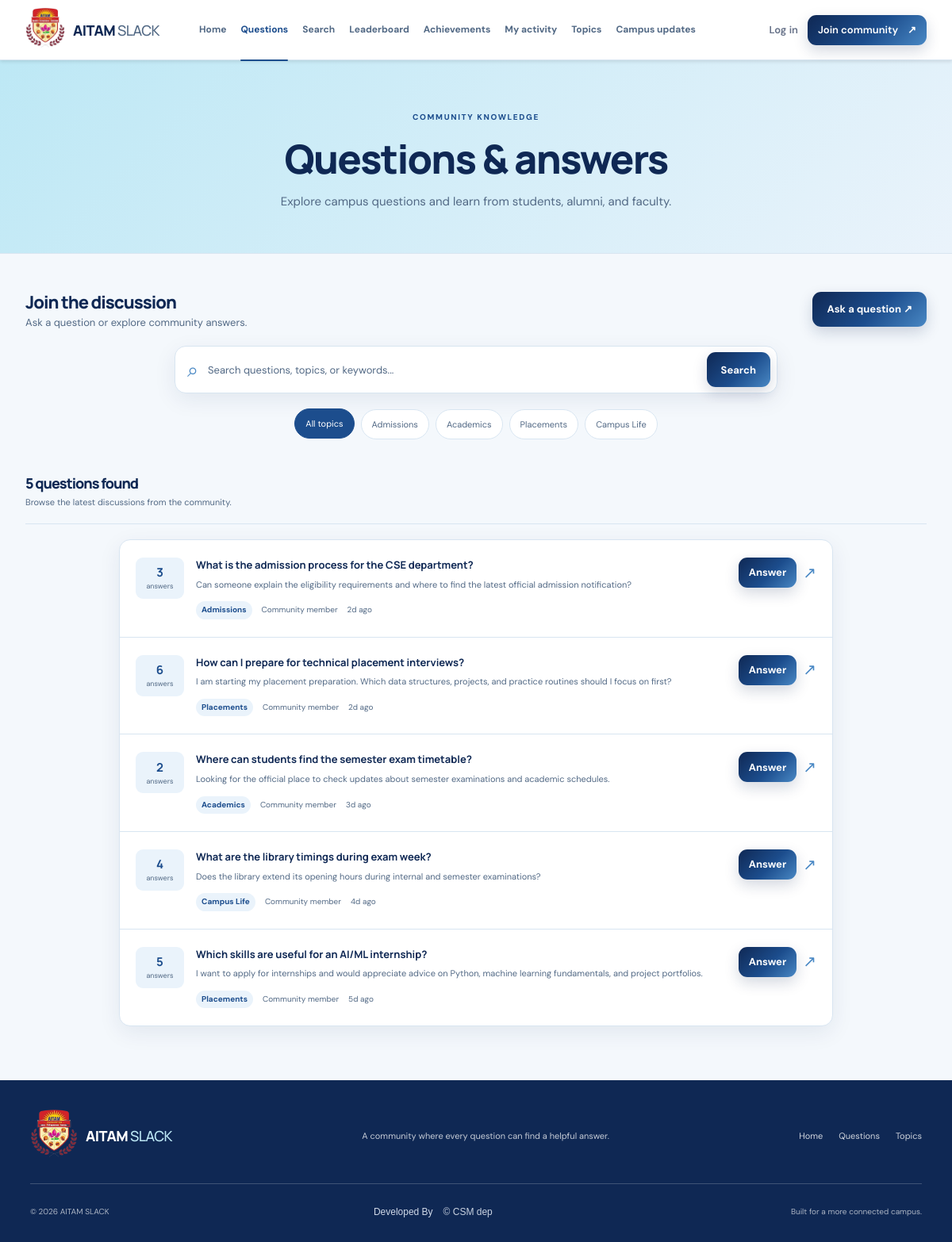
The page /questions.php on the database its author committed.
### tables this page shows
CREATE TABLE IF NOT EXISTS categories (
  id INT UNSIGNED AUTO_INCREMENT PRIMARY KEY,
  name VARCHAR(80) NOT NULL,
  slug VARCHAR(100) NOT NULL UNIQUE,
  description VARCHAR(255) NOT NULL,
  icon VARCHAR(12) NOT NULL DEFAULT '•',
  color VARCHAR(20) NOT NULL DEFAULT 'violet',
  sort_order INT NOT NULL DEFAULT 0,
  is_active TINYINT(1) NOT NULL DEFAULT 1
);

CREATE TABLE IF NOT EXISTS questions (
  id BIGINT UNSIGNED AUTO_INCREMENT PRIMARY KEY,
  user_id BIGINT UNSIGNED NULL,
  category_id INT UNSIGNED NOT NULL,
  title VARCHAR(220) NOT NULL,
  body TEXT NOT NULL,
  moderation_status ENUM('pending','allowed','review','blocked') NOT NULL DEFAULT 'allowed',
  status ENUM('draft','pending_review','published','rejected','archived') NOT NULL DEFAULT 'published',
  created_at TIMESTAMP NOT NULL DEFAULT CURRENT_TIMESTAMP,
  updated_at TIMESTAMP NULL DEFAULT NULL ON UPDATE CURRENT_TIMESTAMP,
  CONSTRAINT fk_questions_user FOREIGN KEY (user_id) REFERENCES users(id) ON DELETE SET NULL,
  CONSTRAINT fk_questions_category FOREIGN KEY (category_id) REFERENCES categories(id)
);

### includes/functions.php (called while the page is built, shortened)
<?php
function db(): PDO {
 static $pdo=null; if($pdo instanceof PDO)return $pdo;
 $pdo=new PDO('mysql:host='.DB_HOST.';dbname='.DB_NAME.';charset=utf8mb4',DB_USER,DB_PASS,[
  PDO::ATTR_ERRMODE=>PDO::ERRMODE_EXCEPTION,PDO::ATTR_DEFAULT_FETCH_MODE=>PDO::FETCH_ASSOC,PDO::ATTR_EMULATE_PREPARES=>false
 ]); return $pdo;
}
function e(?string $v):string{return htmlspecialchars($v??'',ENT_QUOTES|ENT_SUBSTITUTE,'UTF-8');}
function time_ago(string $d):string{$n=max(0,time()-strtotime($d));if($n<3600)return max(1,(int)($n/60)).'m ago';if($n<86400)return (int)($n/3600).'h ago';if($n<604800)return (int)($n/86400).'d ago';return date('M j',strtotime($d));}
function get_categories():array{return db()->query('SELECT id,name,slug,description,icon,color FROM categories WHERE is_active=1 ORDER BY sort_order,name')->fetchAll();}
function search_questions(string $q='',int $cat=0):array{$sql='SELECT q.id,q.title,q.body,q.created_at,c.name AS category_name,COALESCE(u.full_name,"Community member") AS author_name,(SELECT COUNT(*) FROM answers a WHERE a.question_id=q.id AND a.status="published") AS answer_count FROM questions q LEFT JOIN categories c ON c.id=q.category_id LEFT JOIN users u ON u.id=q.user_id WHERE q.status="published" AND q.moderation_status="allowed"';$p=[];if($q!==''){$sql.=' AND (q.title LIKE :s1 OR q.body LIKE :s2)';$p[':s1']='%'.$q.'%';$p[':s2']='%'.$q.'%';}if($cat>0){$sql.=' AND q.category_id=:cat';$p[':cat']=$cat;}$sql.=' ORDER BY q.created_at DESC LIMIT 100';$s=db()->prepare($sql);$s->execute($p);return $s->fetchAll();}

### questions.php (the view, shortened to what this page needs)
<?php
$selectedCategory = filter_input(INPUT_GET, 'category', FILTER_VALIDATE_INT) ?: 0;
$search = trim((string)($_GET['q'] ?? ''));
$categories = get_categories();
$questions = search_questions($search, $selectedCategory);
require __DIR__ . '/includes/header.php';
?>
<section class="page-hero"><span class="eyebrow">COMMUNITY KNOWLEDGE</span><h1>Questions & answers</h1><p>Explore campus questions and learn from students, alumni, and faculty.</p></section>
<section class="section-block question-explorer"><div class="section-heading compact"><div><h2>Join the discussion</h2><p>Ask a question or explore community answers.</p></div><a class="btn btn-primary" href="ask_question.php">Ask a question ↗</a></div>
  <form class="search-form" method="get" action="questions.php"><label class="sr-only" for="q">Search questions</label><span class="search-symbol">⌕</span><input id="q" name="q" value="<?= e($search) ?>" placeholder="Search questions, topics, or keywords..."><button class="btn btn-primary" type="submit">Search</button></form>
  <div class="filter-row"><a class="filter-chip <?= $selectedCategory===0?'active':'' ?>" href="questions.php">All topics</a><?php foreach($categories as $c): ?><a class="filter-chip <?= $selectedCategory===(int)$c['id']?'active':'' ?>" href="questions.php?category=<?= (int)$c['id'] ?>"><?= e($c['name']) ?></a><?php endforeach; ?></div>
  <div class="section-heading compact result-heading"><div><h2><?= count($questions) ?> <?= count($questions)===1?'question':'questions' ?> found</h2><p>Browse the latest discussions from the community.</p></div></div>
  <?php if (!$questions): ?><div class="empty-state"><span class="empty-icon">⌕</span><h3>No questions found</h3><p>Try a different keyword or choose another category.</p></div><?php else: ?>
  <div class="question-list"><?php foreach($questions as $q): ?>
    <article class="question-row" id="question-<?= (int)$q['id'] ?>"><div class="question-votes"><strong><?= (int)$q['answer_count'] ?></strong><span>answers</span></div><div class="question-main"><h3 class="question-title"><a href="question.php?id=<?= (int)$q['id'] ?>"><?= e($q['title']) ?></a></h3><p><?= e($q['body']) ?></p><div class="question-meta"><span class="topic-pill"><?= e($q['category_name']) ?></span><span><?= e($q['author_name']) ?></span><span><?= e(time_ago($q['created_at'])) ?></span></div></div><div class="question-row-actions"><a class="btn btn-primary btn-small" href="question.php?id=<?= (int)$q['id'] ?>#answer-form">Answer</a><a class="row-arrow" aria-label="View question" href="question.php?id=<?= (int)$q['id'] ?>">↗</a></div></article>
  <?php endforeach; ?></div><?php endif; ?>
</section>
<?php require __DIR__ . '/includes/footer.php'; ?>

### assets/phase3.css (style rules this page uses)
.question-title a { color:inherit;text-decoration:none }
:root { --ink:var(--text-primary); --muted:var(--text-secondary); --line:var(--border-color); --paper:var(--surface); --canvas:var(--page-bg); --purple:var(--color-primary); --purple-dark:var(--color-navy); --mint:var(--surface-soft); --shadow:var(--shadow-card); --border:var(--border-color); --card-bg:var(--surface); --card-bg-alt:var(--surface-soft); --text-link:var(--color-primary); --accent:var(--color-accent); --accent-soft-bg:var(--surface-soft); }
html { scroll-padding-top:96px }
body { background:var(--page-bg);color:var(--text-primary);font-family:"DM Sans",sans-serif }
a { color:var(--color-primary);text-underline-offset:3px;transition:color .2s ease }
button,input,select,textarea { font:inherit }
h1,h2,h3,h4 { color:var(--text-primary);text-wrap:balance }
p { overflow-wrap:anywhere }
.btn { min-height:44px;border-radius:11px;padding:11px 18px;font-size:13px;transition:transform .2s ease,box-shadow .2s ease,background-color .2s ease,border-color .2s ease }
.btn-primary { background:var(--gradient-primary);color:#fff;box-shadow:0 7px 18px rgba(15,40,84,.18) }
.btn-small { min-height:38px;padding:8px 13px }
.hero h1,.page-hero h1 { color:var(--color-navy) }
.hero-copy>p,.page-hero p { color:var(--text-secondary) }
.eyebrow { color:var(--color-primary) }
.stats-row span,.section-heading p,.cta-banner p { color:var(--text-secondary) }
.section-block { max-width:1320px;padding:68px 32px }
.section-heading h2,.cta-banner h2 { color:var(--color-navy) }
.question-list { border-color:var(--border-color);border-radius:var(--radius-md);box-shadow:var(--shadow-card) }
.question-row { border-color:var(--border-color) }
.question-votes { background:var(--surface-soft) }
.question-votes strong { color:var(--color-primary) }
.question-votes span,.question-main p,.question-meta { color:var(--text-secondary) }
.topic-pill { border-radius:999px;background:var(--surface-soft);color:var(--color-primary) }
.row-arrow { color:var(--color-accent);transition:transform .2s ease,color .2s ease }
.page-hero { background:var(--gradient-soft);border-color:var(--border-color);padding:58px 28px 52px }
.page-hero h1 { max-width:1000px;margin-left:auto;margin-right:auto;font-size:clamp(34px,4.2vw,52px);letter-spacing:-1.8px;line-height:1.16 }
.page-hero p { font-size:15px;line-height:1.75 }
.question-explorer { padding-top:42px }
.search-form { border-color:var(--border-color);border-radius:var(--radius-md);box-shadow:var(--shadow-card) }
.search-symbol { color:var(--color-accent) }
.search-form input,.search-form select { color:var(--text-primary) }
.search-form input::placeholder { color:var(--text-secondary) }
.filter-chip { min-height:38px;display:inline-flex;align-items:center;border-color:var(--border-color);color:var(--text-secondary);transition:background-color .2s ease,border-color .2s ease,color .2s ease,transform .2s ease }
.filter-chip:hover,.filter-chip.active { background:var(--color-primary);border-color:var(--color-primary);color:var(--surface);transform:translateY(-1px) }
.result-heading { border-color:var(--border-color) }
.question-row-actions { display:flex;align-items:center;gap:8px }
.question-row-actions .btn { white-space:nowrap }
.question-row-actions .row-arrow { font-size:20px }
.page-hero,.hero,.section-block,.profile-layout,.auth-shell,.content-columns,.cta-banner { animation:content-enter .45s ease both }
.question-list>.question-row,.question-grid>.question-card { animation:card-enter .38s ease both }
.question-list>.question-row:nth-child(2),.question-grid>.question-card:nth-child(2) { animation-delay:45ms }
.question-list>.question-row:nth-child(3),.question-grid>.question-card:nth-child(3) { animation-delay:90ms }
.question-list>.question-row:nth-child(4),.question-grid>.question-card:nth-child(4) { animation-delay:135ms }
.question-list>.question-row:nth-child(5),.question-grid>.question-card:nth-child(5) { animation-delay:180ms }

### rows shown on the page
categories: name "Admissions"
categories: name "Academics"
categories: name "Placements"
categories: name "Campus Life"
questions: answer_count "3", title "What is the admission process for the CSE department?", body "Can someone explain the eligibility requirements and where to find the latest official admission notification?", category.name "Admissions", author_name "Community member", created_at "2d ago"
questions: answer_count "6", title "How can I prepare for technical placement interviews?", body "I am starting my placement preparation. Which data structures, projects, and practice routines should I focus on first?", category.name "Placements", author_name "Community member", created_at "2d ago"
questions: answer_count "2", title "Where can students find the semester exam timetable?", body "Looking for the official place to check updates about semester examinations and academic schedules.", category.name "Academics", author_name "Community member", created_at "3d ago"
questions: answer_count "4", title "What are the library timings during exam week?", body "Does the library extend its opening hours during internal and semester examinations?", category.name "Campus Life", author_name "Community member", created_at "4d ago"
questions: answer_count "5", title "Which skills are useful for an AI/ML internship?", body "I want to apply for internships and would appreciate advice on Python, machine learning fundamentals, and project portfolios.", category.name "Placements", author_name "Community member", created_at "5d ago"

### other values the page prints
count($questions) "5"
